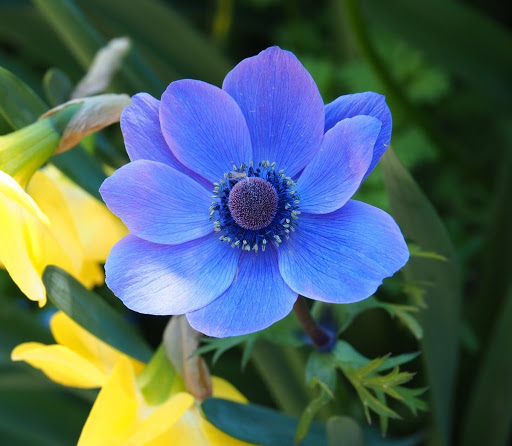
#> input picture Data/01.jpg, 512 x 446 px, given as the content of the folder H:/uni/Alzahra/8/Python/HW/05/Photos, which was not available
$ python main.py   (older library calls are emulated)
#> lines starting #> are read from the running program, lines starting #| are printed output that depends on the picture; pictures that were not available may be replaced by others from this repository, and a replacement may not be noted
### Dataset.py
import os
from skimage import io
import pandas as pd
import numpy as np


class Dataset:

    def loadData(self):
        images = {}
        for filenames in os.listdir(r"H:\uni\Alzahra/8\Python\HW\05\Data"):
            filename = os.path.join(r"H:\uni\Alzahra\8\Python\HW\05\Data", filenames)
            images[filenames] = io.imread(filename)

        return images

    def setContour(self, contours):
        contourSize = {}
        for image in contours:
            contourSize[image] = len(contours[image])

        return contourSize

    def setCorner(self, corners):
        cornerSize = {}
        for image in corners:
            cornerSize[image] = len(corners[image])

        return cornerSize

    def setConvexHullArea(self, convexHulls):
        convexHullArea = {}
        for image in convexHulls:
            convexHullArea[image] = np.count_nonzero(convexHulls[image])

        return convexHullArea

    def setDataset(self, contourSize, cornerSize, convexHullArea):
        index = list(cornerSize.keys())
        contourSizeList = contourSize.values()
        cornerSizeList = cornerSize.values()
        convexHullAreaList = convexHullArea.values()

        dataset = pd.DataFrame(index=index, columns=['Contour Size', 'Corner Size', 'Convex Hull Area', 'Label'])
        dataset['Contour Size'] = contourSizeList
        dataset['Corner Size'] = cornerSizeList
        dataset['Convex Hull Area'] = convexHullAreaList

        indexes = dataset.index
        counter = 0
        for i in indexes:
            if counter < 50:
                dataset.at[i, 'Label'] = 1
            else:
                dataset.at[i, 'Label'] = 2
            counter = counter + 1

        print(dataset)

        return dataset

### Attributes.py
from skimage import measure
from skimage.color import rgb2gray
from skimage.feature import corner_harris, corner_peaks
from skimage.morphology import convex_hull_image


class Attributes:
    def __init__(self, images):
        self.images = images

    def Contour(self):
        contours = {}
        for image in self.images:
            new_image = self.images[image].astype("float32")
            new_image = rgb2gray(new_image)
            contours[image] = measure.find_contours(new_image)

        return contours

    def Corner(self):
        corner = {}
        for image in self.images:
            new_image = self.images[image].astype("float32")
            new_image = rgb2gray(new_image)
            corner[image] = corner_peaks(corner_harris(new_image), min_distance=10, threshold_rel=0.2)

        return corner

    def convexHull(self):
        convexHulls = {}
        for image in self.images:
            new_image = self.images[image].astype("float32")
            new_image = rgb2gray(new_image)
            convexHulls[image] = convex_hull_image(new_image)

        return convexHulls

### MachineLearning.py
from sklearn.model_selection import train_test_split
from sklearn.tree import DecisionTreeClassifier
from sklearn.metrics import  classification_report, accuracy_score


class MachineLearning:
    def classification(self, dataset):
        X = dataset.loc[:, 'Contour Size':'Corner Size']
        y = dataset.loc[:, ['Label']]
        y = y.astype('int')
        X_train, X_test, y_train, y_test = train_test_split(X, y, test_size=0.3, random_state=1)

        clf = DecisionTreeClassifier()
        clf = clf.fit(X_train, y_train, sample_weight=None, check_input=True, X_idx_sorted="deprecated")

        y_pred = clf.predict(X_test)

        result = classification_report(y_test, y_pred)
        print("Classification Report: ", result)

        accuracy = accuracy_score(y_test, y_pred)
        print("Accuracy: ", accuracy)

### main.py
from skimage import color, img_as_float, io, exposure
from skimage.restoration import denoise_nl_means, estimate_sigma
from skimage.filters import threshold_otsu, threshold_sauvola
from skimage.transform import rescale
from MachineLearning import MachineLearning
from Attributes import Attributes
from Dataset import Dataset
import numpy as np
import os


def LoadData():
    images = {}
    for filenames in os.listdir(r"H:\uni\Alzahra\8\Python\HW\05\Photos"):
        filename = os.path.join(r"H:\uni\Alzahra\8\Python\HW\05\Photos", filenames)
        images[filenames] = io.imread(filename)

    return images


def Scaling(images):
    for image in images:
        I = color.rgb2gray(images[image])
        new_image = rescale(I, 0.3)


def Contrast(images):
    for image in images:
        new_image = exposure.equalize_hist(images[image])
        logarithmic_corrected = exposure.adjust_log(images[image])


def Denoising(images):
    for image in images:
        originalImage = img_as_float(images[image])
        sigma_est = np.mean(estimate_sigma(images[image], multichannel=True))
        patch_kw = dict(patch_size=5,
                        patch_distance=6)

        denoise = denoise_nl_means(originalImage, h=0.8 * sigma_est, fast_mode=True, **patch_kw)
        io.imsave(image, denoise)


def Thresholding(images):
    for image in images:
        thresh = threshold_otsu(images[image])
        binary = images[image] > thresh

        thresh_sauvola = threshold_sauvola(images[image])
        binary_sauvola = images[image] > thresh_sauvola


if __name__ == '__main__':
    images = LoadData()
#> images = 1 item
    # [4 lines of commented-out code are left out]

    dataset = Dataset()
    data = dataset.loadData()
#> data = 4 items

    attributes = Attributes(data)
    contours = attributes.Contour()
#> the loop in Contour, `for image in self.images:` made 4 passes
#> image on passes 1 to 4: '01.jpg', '02.jpg', '03.jpg', '04.jpg'
#> pass 1, in Contour, `new_image = rgb2gray(new_image)`:
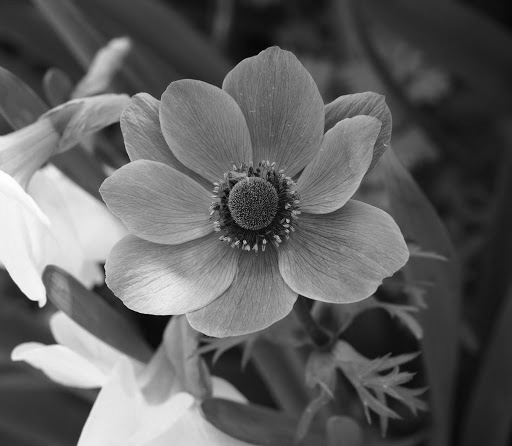
#> new_image: shape (446, 512) float32; min 1.01, max 255, mean 96.5
#> pass 2, in Contour, `new_image = self.images[image].astype("float32")`:
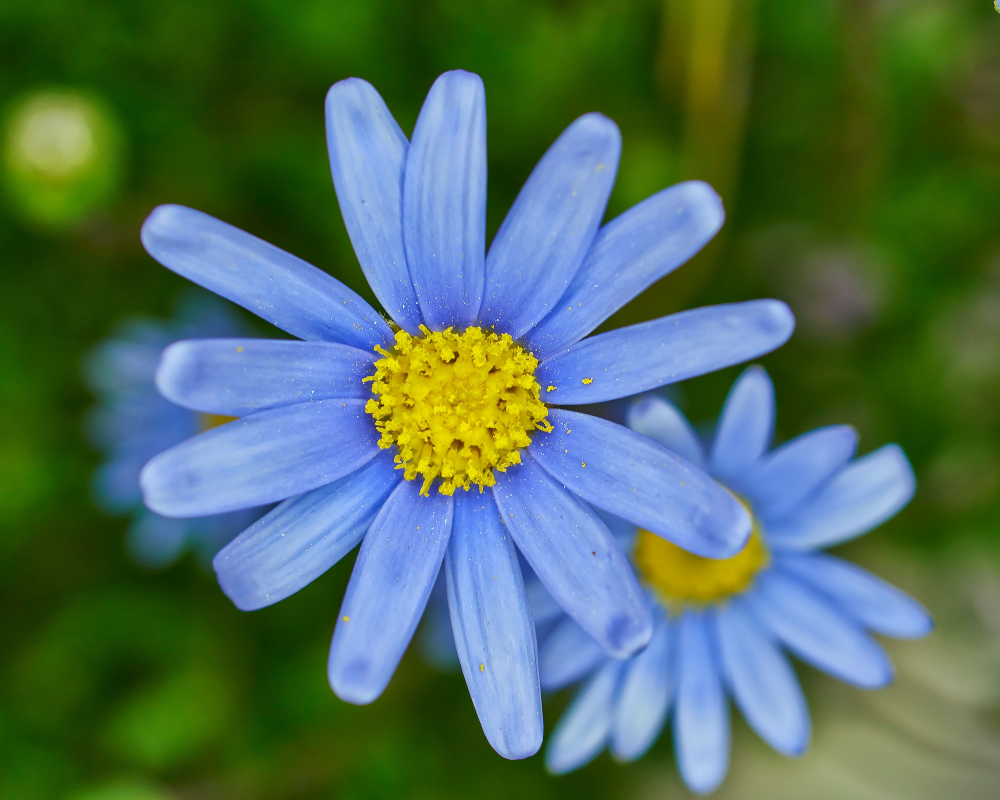
#> new_image: shape (2400, 3000, 3) float32 (shown at 1/3 size); mean R, G, B 81.7, 110.6, 91.9
#> pass 2, in Contour, `new_image = rgb2gray(new_image)`:
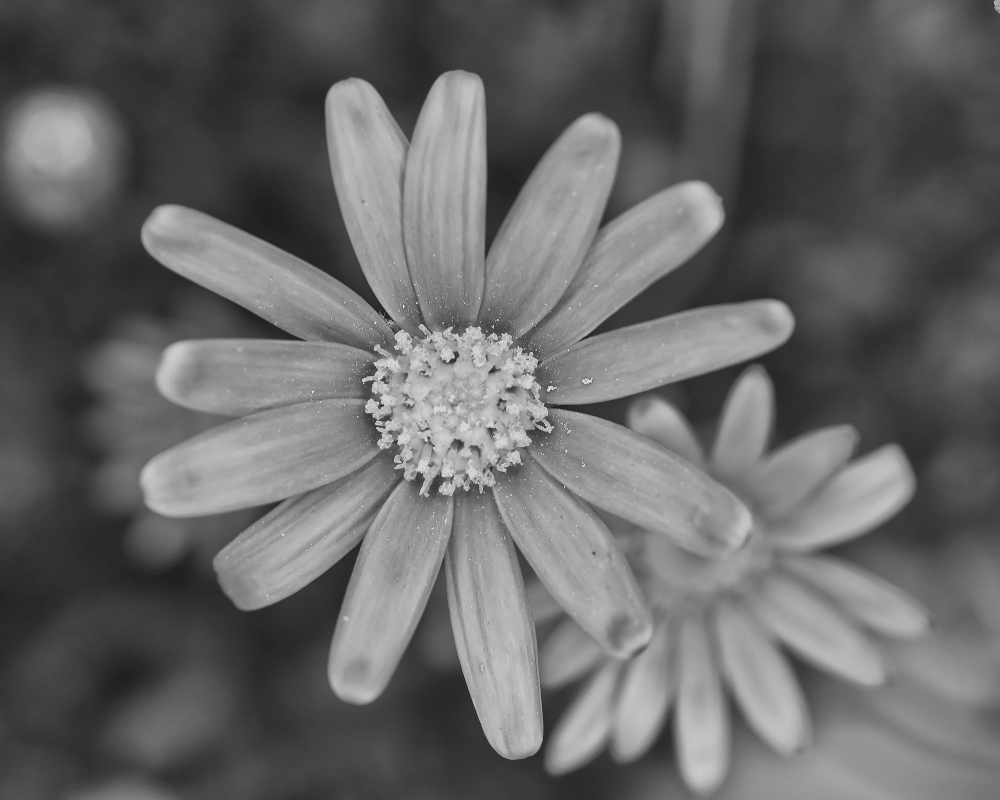
#> new_image: shape (2400, 3000) float32 (shown at 1/3 size); min 1.14, max 254.2, mean 103.3
#> after the loop in Contour, `for image in self.images:`:
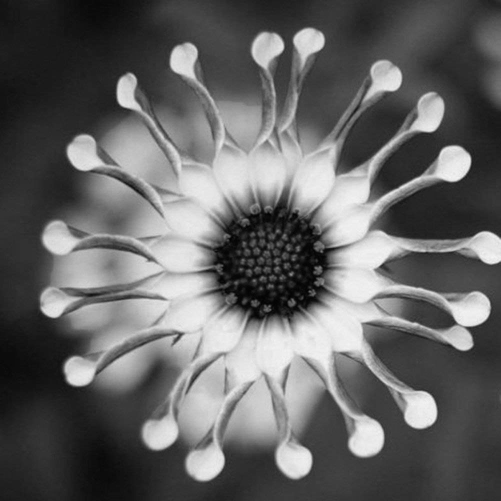
#> new_image: shape (1001, 1001) float32 (shown at 1/2 size); min 1.44, max 246.6, mean 100.4
#> contours = 4 items
    corners = attributes.Corner()
#> the loop in Corner, `for image in self.images:` made 4 passes
#> pass 3, in Corner, `new_image = self.images[image].astype("float32")`:
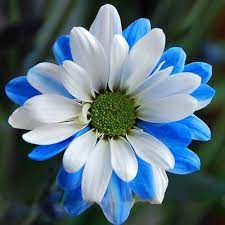
#> new_image: shape (225, 225, 3) float32; mean R, G, B 86.4, 110.3, 123.7
#> pass 3, in Corner, `new_image = rgb2gray(new_image)`:
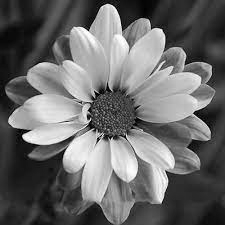
#> new_image: shape (225, 225) float32; min 0.144, max 254.4, mean 106.2
#> corners = 4 items
    convexHulls = attributes.convexHull()
#> the loop in convexHull, `for image in self.images:` made 4 passes
#> convexHulls = 4 items

    contourSize = dataset.setContour(contours)
#> the loop in setContour, `for image in contours:` made 4 passes
#> after the loop in setContour, `for image in contours:`: contourSize = {'01.jpg': 1066, '02.jpg': 9542, '03.jpg': 147, '04.jpg': 130}
    cornerSize = dataset.setCorner(corners)
#> the loop in setCorner, `for image in corners:` made 4 passes
#> after the loop in setCorner, `for image in corners:`: cornerSize = {'01.jpg': 6, '02.jpg': 115, '03.jpg': 14, '04.jpg': 0}
    convexHullArea = dataset.setConvexHullArea(convexHulls)
#> the loop in setConvexHullArea, `for image in convexHulls:` made 4 passes
#> after the loop in setConvexHullArea, `for image in convexHulls:`: convexHullArea = {'01.jpg': 228352, '02.jpg': 7200000, '03.jpg': 50625, '04.jpg': 1002001}
    finalDataset = dataset.setDataset(contourSize, cornerSize, convexHullArea)
#> in setDataset, `index = list(cornerSize.keys())`: index = ['01.jpg', '02.jpg', '03.jpg', '04.jpg']
#> in setDataset, `dataset = pd.DataFrame(index=index, columns=['Contour Size', 'Corner S..`: dataset = table of 4 rows and 4 columns
#> the loop in setDataset, `for i in indexes:` made 4 passes
#> after the loop in setDataset, `for i in indexes:`: counter = 4
#|         Contour Size  Corner Size  Convex Hull Area Label
#| 01.jpg          1066            6            228352     1
#| 02.jpg          9542          115           7200000     1
#| 03.jpg           147           14             50625     1
#| 04.jpg           130            0           1002001     1
#> finalDataset = table of 4 rows and 4 columns

    machineLearning = MachineLearning()
#> (the run stopped early here; a loop or call above may not have finished)
